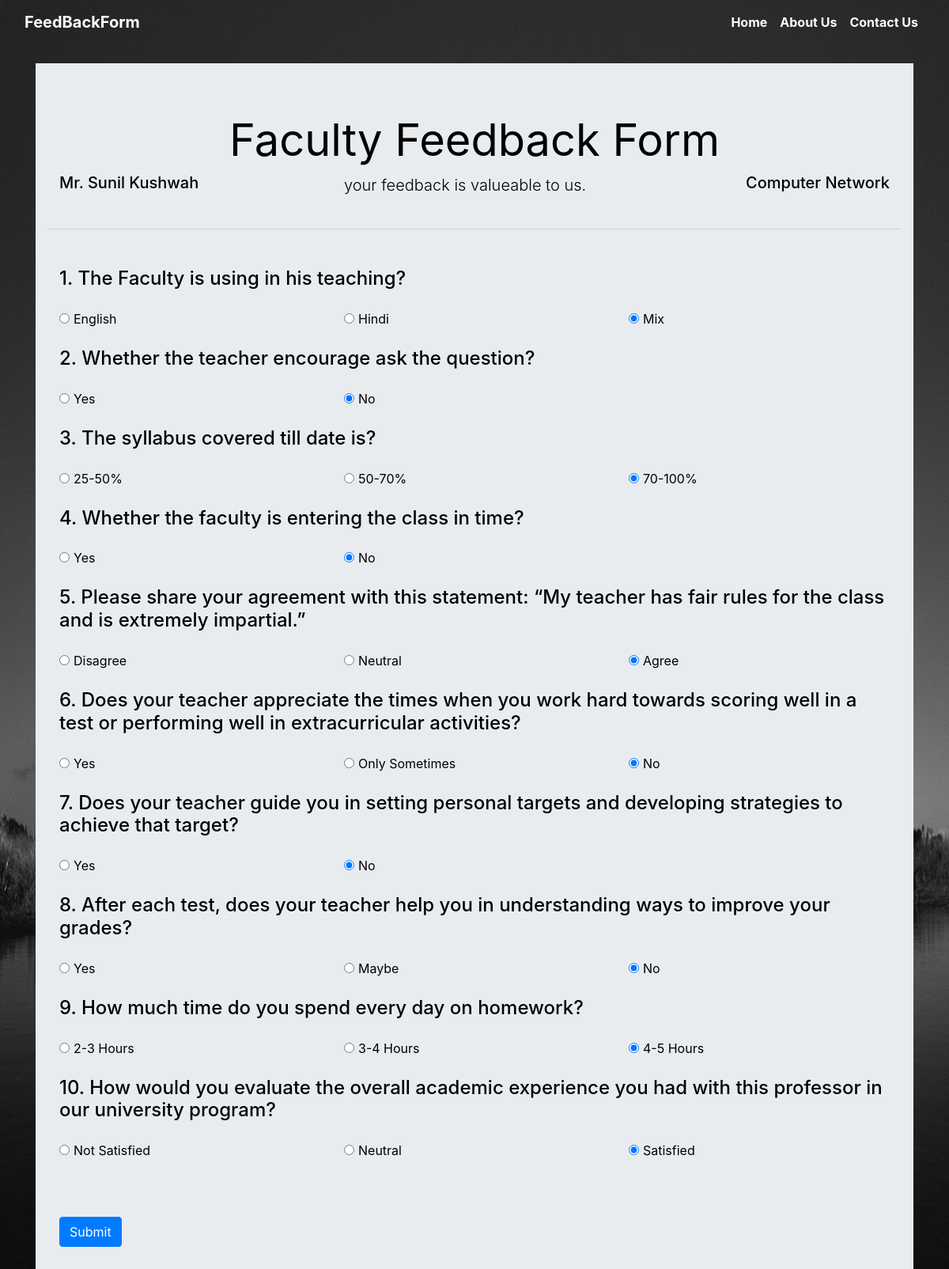
/facultyform/1/, run on the app's committed database.
### studentfeedback/models.py (models this page shows, shortened)
class Faculty(models.Model):
    faculty_name = models.CharField(max_length=100)
    course = models.CharField(max_length=100)
    email = models.EmailField(blank=True)

class FacultyQuestion(models.Model):
    que_text = models.CharField(max_length=200)
    faculty = models.ForeignKey(Faculty,on_delete=models.CASCADE)

class FacultyAnswer(models.Model):
    ans_text = models.CharField(max_length=100,default="")
    question = models.ForeignKey(FacultyQuestion,on_delete=models.CASCADE,default=0)
    def __str__(self):
        return self.ans_text

### studentfeedback/views.py (the view, shortened to what this page needs)
# urls.py: path('facultyform/<int:id>/',views.facultyform,name="facultyform"),
def facultyform(request,id):
    faculty = Faculty.objects.get(id=id)
    facultyquestion = faculty.facultyquestion_set.all()
    email = request.session.get('email')
    return render(request,'facultyquestions.html',{'id':id,'faculty':faculty,'facultyquestion':facultyquestion})

### templates/facultyquestions.html (shortened to what this page needs)
{% load static %}
<!doctype html>
<html lang="en">
  <head>
    <link rel="stylesheet" href="https://stackpath.bootstrapcdn.com/bootstrap/4.5.2/css/bootstrap.min.css">
  </head>
  <body style="background-img:url('{% static "dashboard_img/background.jpeg" %}');">
    <div class="container-fluid divpr">
        <div class="row">
            <div class="col-lg-12">
                <nav class="navbar navbar-expand-lg navbar-light bg-transparent font-weight-bold text-white " style="color:white;">
                    <a class="navbar-brand" href="#" style="color:white;">FeedBackForm</a>
                    <div class="collapse navbar-collapse" id="navbarNavDropdown">
                        <ul class="navbar-nav ml-auto text-white" style="color:white;">
                            <li class="nav-item active">
                                <a class="nav-link" href="{% url 'profile' %}" style="color:white;">Home <span class="sr-only">(current)</span></a>
                            </li>
                            <li class="nav-item active">
                                <a class="nav-link" href="http://medicaps.ac.in/" style="color:white;">About Us<span class="sr-only">(current)</span></a>
                            </li>
                            <li class="nav-item active">
                                <a class="nav-link" href="{% url 'contactus' %}" style="color:white;">Contact Us<span class="sr-only">(current)</span></a>
                            </li>
                        </ul>
                    </div>
                </nav>
            </div>
        </div>
    </div>
    <div class="container mt-4" style="color:black;">
        <div class="row">
            <div class="col-lg-12">
                <div class="jumbotron jumbotron-fluid">
                    <div class="container">
                        <div class="container-fluid">
                          <div class="row">
                            <div class="col-lg-12 justify-content-center" style="text-align:center;">
                                <h1 class="display-4 justify-content-center"><b>Faculty Feedback Form</b></h1>
                            </div>
                            <div class="col-lg-4">
                                <h5>{{faculty.faculty_name}}</h5>
                            </div>
                            <div class="col-lg-4">
                                {% if messages %}
                                    {% for msg in messages %}
                                        <span>{{ msg }}</span>
                                    {% endfor %}
                                {% else %}
                                    <p class="lead">your feedback is valueable to us.</p>
                                {% endif %}
                            </div>
                            <div class="col-lg-4">
                                <h5 style="text-align:right!important;">{{faculty.course}}</h5>
                            </div>
                          </div>
                        </div>
                        <hr class="my-4 font-weight-bold">
                        <form action="{% url 'facultyform' id %}" method="post" id="facultyform">{% csrf_token %}
                            <div class="container-fluid" style="text-align:left;">
                                <div class="row my-4">
                                  {% for que in faculty.facultyquestion_set.all %}
                                    <div class="col-lg-12">
                                        <h4 class="my-4" >{{ forloop.counter }}. {{ que.que_text }}</h4>
                                    </div>
                                      {% for ans in que.facultyanswer_set.all %}
                                        <div class="col-lg-4">
                                            <input type="radio" name="fans{{que.id}}" id="ans{{ans.id}}" value="{{ans}}" checked><span style="padding-left:5px;">{{ans.ans_text}}</span>
                                        </div>
                                      {% endfor %}
                                    {% endfor %}
                                  </div>
                            <div>
                            <br><br>
                            <button class="btn btn-primary">Submit</button>
                        </form>
                    </div>
                </div>
            </div
        </div>
    </div>
  </body>
</html>

### data on the page
Faculty: faculty_name "Mr. Sunil Kushwah", course "Computer Network"
FacultyQuestion: que_text "The Faculty is using in his teaching?"
FacultyAnswer: ans_text "English"
FacultyAnswer: ans_text "Hindi"
FacultyAnswer: ans_text "Mix"
FacultyQuestion: que_text "Whether the teacher encourage ask the question?"
FacultyAnswer: ans_text "Yes"
FacultyAnswer: ans_text "No"
FacultyQuestion: que_text "The syllabus covered till date is?"
FacultyAnswer: ans_text "25-50%"
FacultyAnswer: ans_text "50-70%"
FacultyAnswer: ans_text "70-100%"
FacultyQuestion: que_text "Whether the faculty is entering the class in time?"
FacultyAnswer: ans_text "Yes"
FacultyAnswer: ans_text "No"
FacultyQuestion: que_text "Please share your agreement with this statement: “My teacher has fair rules for the class and is extremely impartial.”"
FacultyAnswer: ans_text "Disagree"
FacultyAnswer: ans_text "Neutral"
FacultyAnswer: ans_text "Agree"
FacultyQuestion: que_text "Does your teacher appreciate the times when you work hard towards scoring well in a test or performing well in extracurricular activities?"
FacultyAnswer: ans_text "Yes"
FacultyAnswer: ans_text "Only Sometimes"
FacultyAnswer: ans_text "No"
FacultyQuestion: que_text "Does your teacher guide you in setting personal targets and developing strategies to achieve that target?"
FacultyAnswer: ans_text "Yes"
FacultyAnswer: ans_text "No"
FacultyQuestion: que_text "After each test, does your teacher help you in understanding ways to improve your grades?"
FacultyAnswer: ans_text "Yes"
FacultyAnswer: ans_text "Maybe"
FacultyAnswer: ans_text "No"
FacultyQuestion: que_text "How much time do you spend every day on homework?"
FacultyAnswer: ans_text "2-3 Hours"
FacultyAnswer: ans_text "3-4 Hours"
FacultyAnswer: ans_text "4-5 Hours"
FacultyQuestion: que_text "How would you evaluate the overall academic experience you had with this professor in our university program?"
FacultyAnswer: ans_text "Not Satisfied"
FacultyAnswer: ans_text "Neutral"
FacultyAnswer: ans_text "Satisfied"
